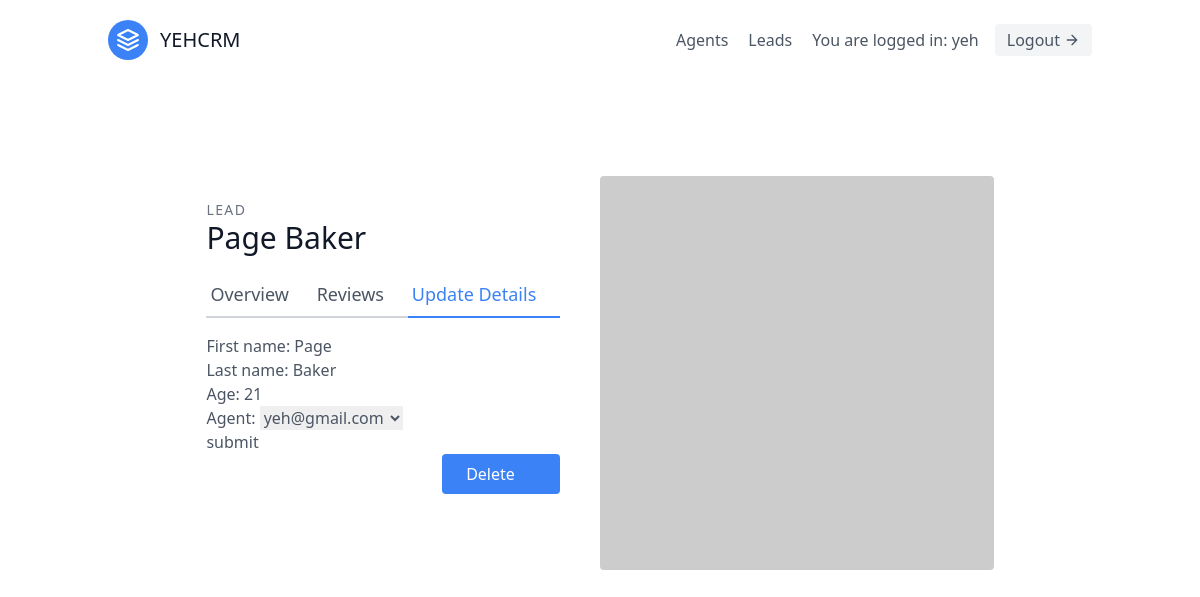
/leads/1/update/ (signed in), run on an earlier commit of the app's database.
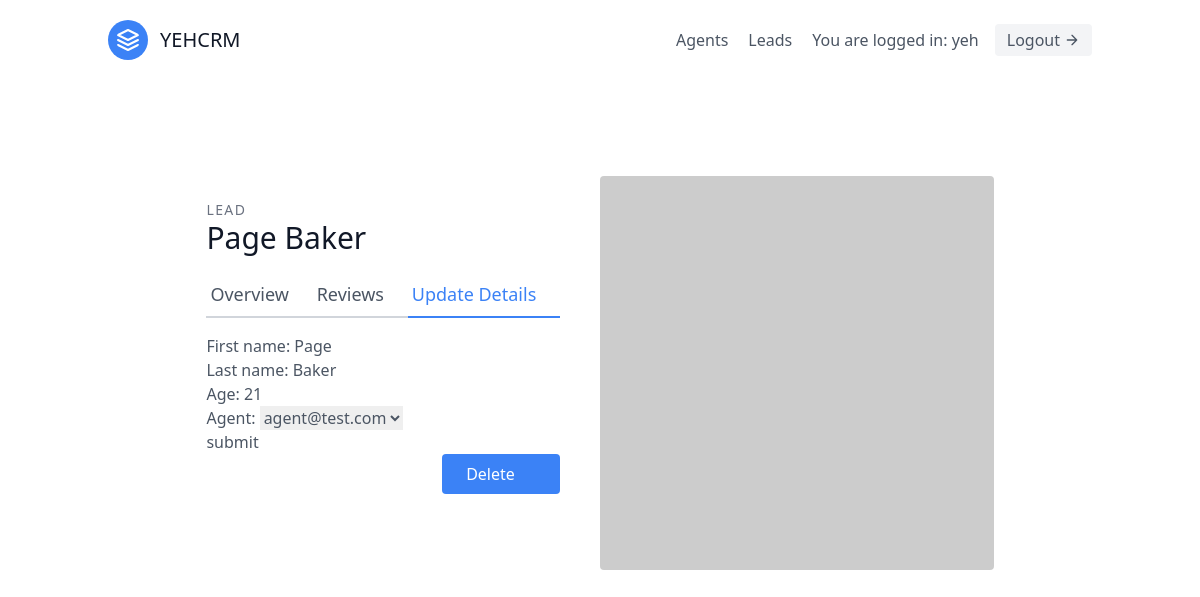
And on a later commit of the database.
### leads/models.py (models this page shows, shortened)
class Lead(models.Model):
    first_name = models.CharField(max_length=20)
    last_name = models.CharField(max_length=20)
    age = models.IntegerField(default=0)
    organization = models.ForeignKey(UserProfile,on_delete=models.CASCADE)
    agent = models.ForeignKey("Agent",null=True,blank=True,on_delete = models.SET_NULL)

### leads/views.py (the view, shortened to what this page needs)
# urls.py: path('<int:pk>/update/',LeadUpdateView.as_view(),name='lead-update'),
class LeadUpdateView(OrganizorAndLoginRequiredMixin,UpdateView):
    template_name = "leads/lead_update.html"
    queryset = Lead.objects.all()
    form_class = LeadModelForm

### leads/forms.py
class LeadModelForm(forms.ModelForm):
    class Meta:
        model = Lead
        fields=(
            'first_name',
            'last_name',
            'age',
            'agent',
        )

### agents/mixins.py (called while the page is built)
    def dispatch(self, request, *args, **kwargs):
        if not request.user.is_authenticated or not request.user.is_organizor:
            return redirect("leads:lead-list")
        return super().dispatch(request, *args, **kwargs)

### leads/models.py (called while the page is built)
    def __str__(self):
        return self.user.email

### leads/templates/leads/lead_update.html (shortened to what this page needs)
{% extends "base.html" %}
{% block content %}
<section class="text-gray-600 body-font overflow-hidden">
  <div class="container px-5 py-24 mx-auto">
    <div class="lg:w-4/5 mx-auto flex flex-wrap">
      <div class="lg:w-1/2 w-full lg:pr-10 lg:py-6 mb-6 lg:mb-0">
        <h2 class="text-sm title-font text-gray-500 tracking-widest">
            LEAD
        </h2>
        <h1 class="text-gray-900 text-3xl title-font font-medium mb-4">
            {{lead.first_name}} {{lead.last_name}}
        </h1>
        <div class="flex mb-4">
          <a href="{% url 'leads:lead-detail' lead.pk%}"class="flex-grow border-b-2 border-gray-300 py-2 text-lg px-1">
            Overview
          </a>
          <a class="flex-grow border-b-2 border-gray-300 py-2 text-lg px-1">
            Reviews
          </a>
          <a href="{% url 'leads:lead-update' lead.pk%}"class="flex-grow text-blue-500 border-b-2 border-blue-500 py-2 text-lg px-1">
            Update Details
          </a>
        </div>
        <form method="post">
            {{form.as_p}}
            <button>submit</button>
        </form>
        <a href="{% url 'leads:lead-delete' lead.pk%}"class="w-1/3 flex ml-auto text-white bg-blue-500 border-0 py-2 px-6 focus:outline-none hover:bg-blue-600 rounded">
            Delete
        </a>
        </div>
        <img alt="ecommerce" class="lg:w-1/2 w-full lg:h-auto h-64 object-cover object-center rounded" src="https://dummyimage.com/400x400">
    </div>
  </div>
</section>
{% endblock content %}

What changed in the data, as far as the page shows it:
changed Lead "Page": agent "yeh@gmail.com" → "agent@test.com"
